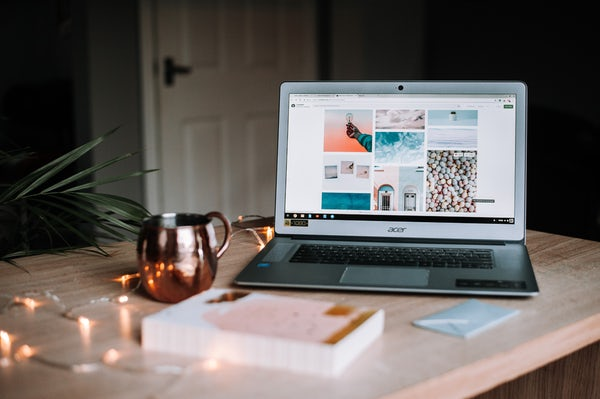
#> input picture PIL/img/img-blending-01.jfif, 600 x 399 px
$ python 03-img-to-thumb.py img/img-blending-01.jfif
#> lines starting #> are read from the running program, lines starting #| are printed output that depends on the picture
# -*- coding:utf-8 -*-
__author__ = "東飛"
__date__ = "2018-5-1"

import os, sys
from PIL import Image

print(sys.argv[1:])
for infile in sys.argv[1:]:
    print(infile)
    outfile = os.path.splitext(infile)[0] + ".thumbnail"  # 缩略图文件名+后缀
    if infile != outfile:
        try:
            im = Image.open(infile)  # 打开图像
#> im is the input picture: PIL image 600x399 RGB; mean R, G, B 103.4, 97.6, 94.4
            x, y = im.size  # 获取原图像的大小（width、height）
#> x = 600; y = 399
            im.thumbnail((x // 2, y // 2))  # 缩略图大小
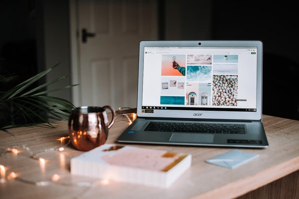
#> im: PIL image 299x199 RGB; mean R, G, B 103.5, 97.6, 94.4
            im.save('./img/' + outfile, "JPEG")  # 保存为 JPEG 格式
        except IOError:
            print("cannot create thumbnail for", infile)

$ run again, on PIL/img/img-blending-05.jfif
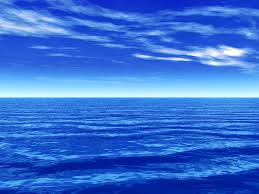
#> input picture PIL/img/img-blending-05.jfif, 259 x 194 px
#> im is the input picture: PIL image 259x194 RGB; mean R, G, B 55.8, 112.8, 213.2
#> `im.thumbnail((x // 2, y // 2))`:
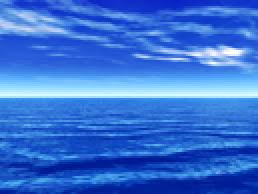
#> im: PIL image 129x97 RGB (shown 2 times larger); mean R, G, B 55.8, 112.9, 213.2

$ run again, on PIL/img/img-blending-03.jpg
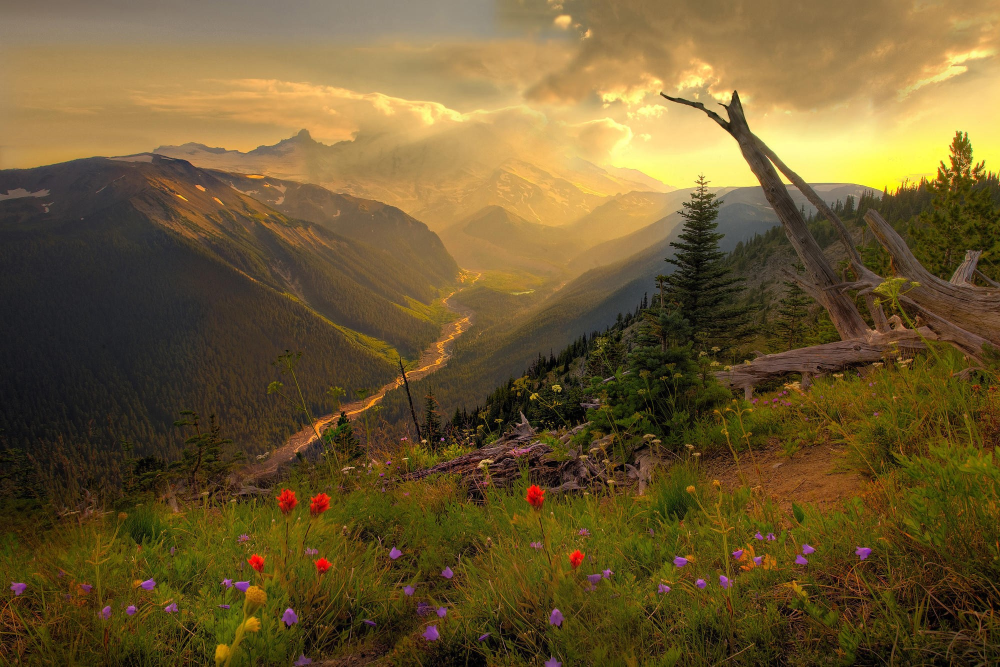
#> input picture PIL/img/img-blending-03.jpg, 2000 x 1333 px (shown at 1/2 size)
#> im is the input picture: PIL image 2000x1333 RGB; mean R, G, B 110, 89.9, 48.5
#> `im.thumbnail((x // 2, y // 2))`:
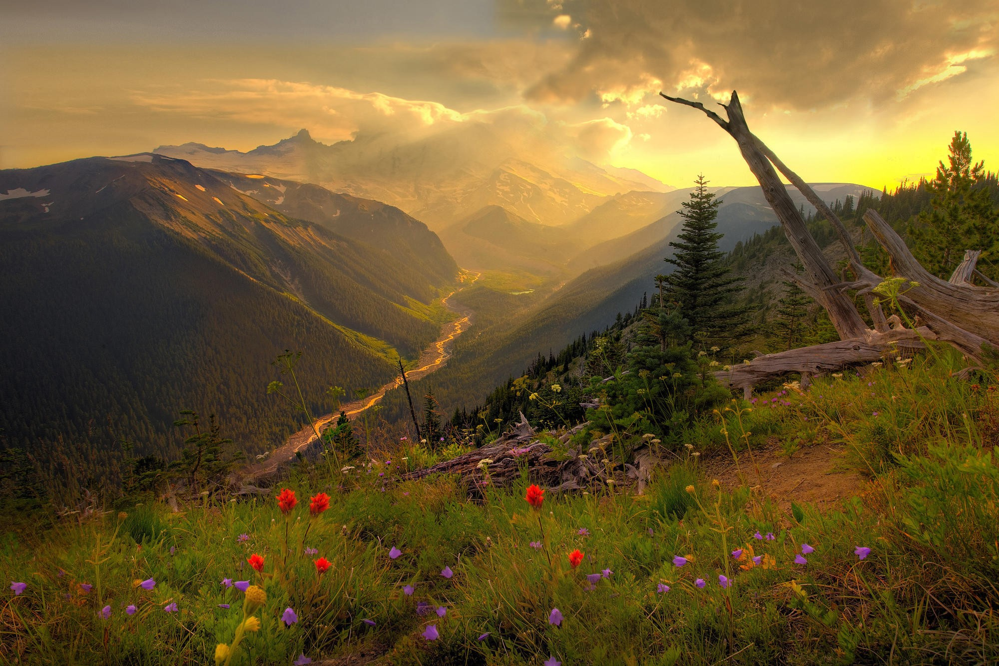
#> im: PIL image 999x666 RGB; mean R, G, B 110, 89.9, 48.5
